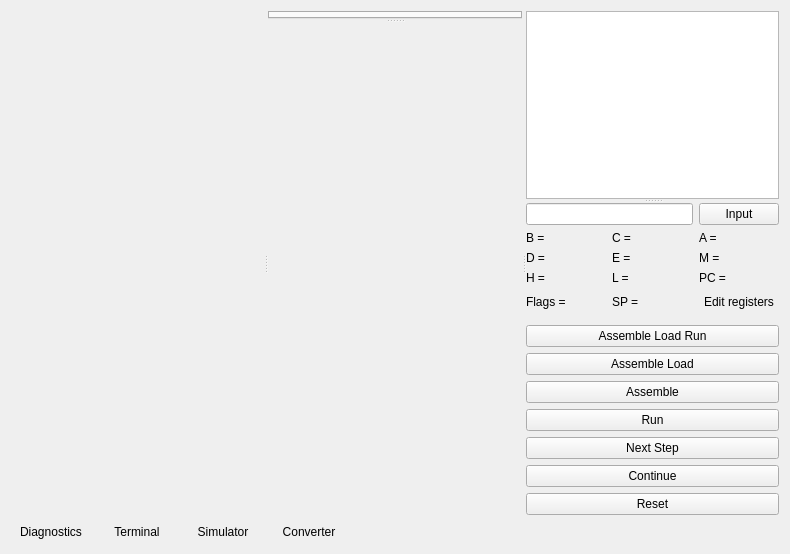
  <widget class="QWidget" name="centralwidget">
   <property name="toolTipDuration">
    <number>-5</number>
   </property>
   <layout class="QVBoxLayout" name="verticalLayout">
    <item>
     <layout class="QHBoxLayout" name="horizontalLayout_2">
      <item>
       <widget class="QSplitter" name="splitter">
        <property name="orientation">
         <enum>Qt::Orientation::Horizontal</enum>
        </property>
        <widget class="QStackedWidget" name="stackedWidget">
         <property name="currentIndex">
          <number>1</number>
         </property>
         <widget class="FileSystemTree" name="treeView"/>
         <widget class="GitWidget" name="gitWidget"/>
        </widget>
        <widget class="QWidget" name="layoutWidget">
         <layout class="QVBoxLayout" name="textAndLogsLayout" stretch="1,0,0">
          <item>
           <widget class="QSplitter" name="splitter_3">
            <property name="orientation">
             <enum>Qt::Orientation::Vertical</enum>
            </property>
            <widget class="TabView" name="tabWidget">
             <property name="currentIndex">
              <number>-1</number>
             </property>
             <property name="tabsClosable">
              <bool>true</bool>
             </property>
             <property name="movable">
              <bool>true</bool>
             </property>
            </widget>
            <widget class="QStackedWidget" name="centralStackedWidget">
             <property name="currentIndex">
              <number>1</number>
             </property>
             <widget class="QPlainTextEdit" name="logsOutputWidget">
              <property name="undoRedoEnabled">
               <bool>false</bool>
              </property>
              <property name="readOnly">
               <bool>true</bool>
              </property>
             </widget>
             <widget class="TerminalWidget" name="terminalWidget"/>
            </widget>
           </widget>
          </item>
          <item>
           <widget class="NumberConverterWidget" name="numConverter" native="true"/>
          </item>
          <item>
           <widget class="SearchWidget" name="searchWidget" native="true"/>
          </item>
         </layout>
        </widget>
        <widget class="QWidget" name="simLayout" native="true">
         <layout class="QVBoxLayout" name="verticalLayout_3">
          <item>
           <widget class="QSplitter" name="splitter_2">
            <property name="orientation">
             <enum>Qt::Orientation::Vertical</enum>
            </property>
            <widget class="QPlainTextEdit" name="screen">
             <property name="readOnly">
              <bool>true</bool>
             </property>
            </widget>
            <widget class="QWidget" name="verticalLayoutWidget">
             <layout class="QVBoxLayout" name="simOptionsLayout">
              <item>
               <layout class="QHBoxLayout" name="horizontalLayout_4">
                <item>
                 <widget class="QLineEdit" name="simulatorInput">
                  <property name="maxLength">
                   <number>1</number>
                  </property>
                  <property name="clearButtonEnabled">
                   <bool>true</bool>
                  </property>
                 </widget>
                </item>
                <item>
                 <widget class="QPushButton" name="inputButton">
                  <property name="text">
                   <string>Input</string>
                  </property>
                 </widget>
                </item>
               </layout>
              </item>
              <item>
               <layout class="QHBoxLayout" name="abcreg">
                <item>
                 <widget class="QLabel" name="Breg">
                  <property name="text">
                   <string>B =</string>
                  </property>
                 </widget>
                </item>
                <item>
                 <widget class="QLabel" name="Creg">
                  <property name="text">
                   <string>C =</string>
                  </property>
                 </widget>
                </item>
                <item>
                 <widget class="QLabel" name="Areg">
                  <property name="text">
                   <string>A =</string>
                  </property>
                 </widget>
                </item>
               </layout>
              </item>
              <item>
               <layout class="QHBoxLayout" name="dehreg">
                <item>
                 <widget class="QLabel" name="Dreg">
                  <property name="text">
                   <string>D =</string>
                  </property>
                 </widget>
                </item>
                <item>
                 <widget class="QLabel" name="Ereg">
                  <property name="text">
                   <string>E =</string>
                  </property>
                 </widget>
                </item>
                <item>
                 <widget class="QLabel" name="Mreg">
                  <property name="text">
                   <string>M =</string>
                  </property>
                 </widget>
                </item>
               </layout>
              </item>
              <item>
               <layout class="QHBoxLayout" name="horizontalLayout_3">
                <item>
                 <widget class="QLabel" name="Hreg">
                  <property name="text">
                   <string>H =</string>
                  </property>
                 </widget>
                </item>
                <item>
                 <widget class="QLabel" name="Lreg">
                  <property name="text">
                   <string>L =</string>
                  </property>
                 </widget>
                </item>
                <item>
                 <widget class="QLabel" name="PC">
                  <property name="text">
                   <string>PC =</string>
                  </property>
                 </widget>
                </item>
               </layout>
              </item>
              <item>
               <layout class="QHBoxLayout" name="flagsAndStack" stretch="0,0,0">
                <item>
                 <widget class="QLabel" name="Flagsreg">
                  <property name="text">
                   <string>Flags = </string>
                  </property>
                 </widget>
                </item>
                <item>
                 <widget class="QLabel" name="SPreg">
                  <property name="text">
                   <string>SP = </string>
                  </property>
                 </widget>
                </item>
                <item>
                 <widget class="QPushButton" name="editRegistersButton">
                  <property name="text">
                   <string>Edit registers</string>
                  </property>
                  <property name="flat">
                   <bool>true</bool>
                  </property>
                 </widget>
                </item>
               </layout>
              </item>
              <item>
               <widget class="RegistersEditor" name="registersEditor" native="true"/>
              </item>
              <item>
               <widget class="QPushButton" name="clr_button">
                <property name="text">
                 <string>Assemble Load Run</string>
                </property>
               </widget>
              </item>
              <item>
               <widget class="QPushButton" name="cl_button">
                <property name="text">
                 <string>Assemble Load</string>
                </property>
               </widget>
              </item>
              <item>
               <widget class="QPushButton" name="c_button">
                <property name="text">
                 <string>Assemble</string>
                </property>
                <property name="icon">
                 <iconset resource="resources/icons/icons.qrc">
                  <normaloff>:/new/prefix1/build.png</normaloff>:/new/prefix1/build.png</iconset>
                </property>
               </widget>
              </item>
              <item>
               <widget class="QPushButton" name="run_button">
                <property name="text">
                 <string>Run</string>
                </property>
                <property name="icon">
                 <iconset theme="media-playback-start"/>
                </property>
               </widget>
              </item>
              <item>
               <widget class="QPushButton" name="nextstep_button">
                <property name="text">
                 <string>Next Step</string>
                </property>
                <property name="icon">
                 <iconset theme="media-seek-forward"/>
                </property>
               </widget>
              </item>
              <item>
               <widget class="QPushButton" name="continueButton">
                <property name="text">
                 <string>Continue</string>
                </property>
                <property name="icon">
                 <iconset theme="media-skip-forward"/>
                </property>
               </widget>
              </item>
              <item>
               <widget class="QPushButton" name="restert_button">
                <property name="text">
                 <string>Reset</string>
                </property>
                <property name="icon">
                 <iconset theme="system-reboot"/>
                </property>
               </widget>
              </item>
             </layout>
            </widget>
           </widget>
          </item>
         </layout>
        </widget>
       </widget>
      </item>
     </layout>
    </item>
    <item>
     <layout class="QHBoxLayout" name="horizontalLayout">
      <item>
       <widget class="QPushButton" name="openLogsOutputButtom">
        <property name="text">
         <string>Diagnostics</string>
        </property>
        <property name="icon">
         <iconset theme="text-x-generic"/>
        </property>
        <property name="flat">
         <bool>true</bool>
        </property>
       </widget>
      </item>
      <item>
       <widget class="QPushButton" name="terminalButton">
        <property name="text">
         <string>Terminal</string>
        </property>
        <property name="flat">
         <bool>true</bool>
        </property>
       </widget>
      </item>
      <item>
       <widget class="QPushButton" name="simulatorButton">
        <property name="text">
         <string>Simulator</string>
        </property>
        <property name="icon">
         <iconset resource="resources/icons/icons.qrc">
          <normaloff>:/new/prefix1/sim.png</normaloff>:/new/prefix1/sim.png</iconset>
        </property>
        <property name="flat">
         <bool>true</bool>
        </property>
       </widget>
      </item>
      <item>
       <widget class="QPushButton" name="converterButton">
        <property name="text">
         <string>Converter</string>
        </property>
        <property name="icon">
         <iconset theme="system-reboot"/>
        </property>
        <property name="flat">
         <bool>true</bool>
        </property>
       </widget>
      </item>
      <item>
       <spacer name="horizontalSpacer">
        <property name="orientation">
         <enum>Qt::Orientation::Horizontal</enum>
        </property>
        <property name="sizeHint" stdset="0">
         <size>
          <width>40</width>
          <height>20</height>
         </size>
        </property>
       </spacer>
      </item>
      <item>
       <widget class="QPushButton" name="gitBranchButton">
        <property name="text">
         <string/>
        </property>
        <property name="flat">
         <bool>true</bool>
        </property>
       </widget>
      </item>
     </layout>
    </item>
   </layout>
  </widget>
